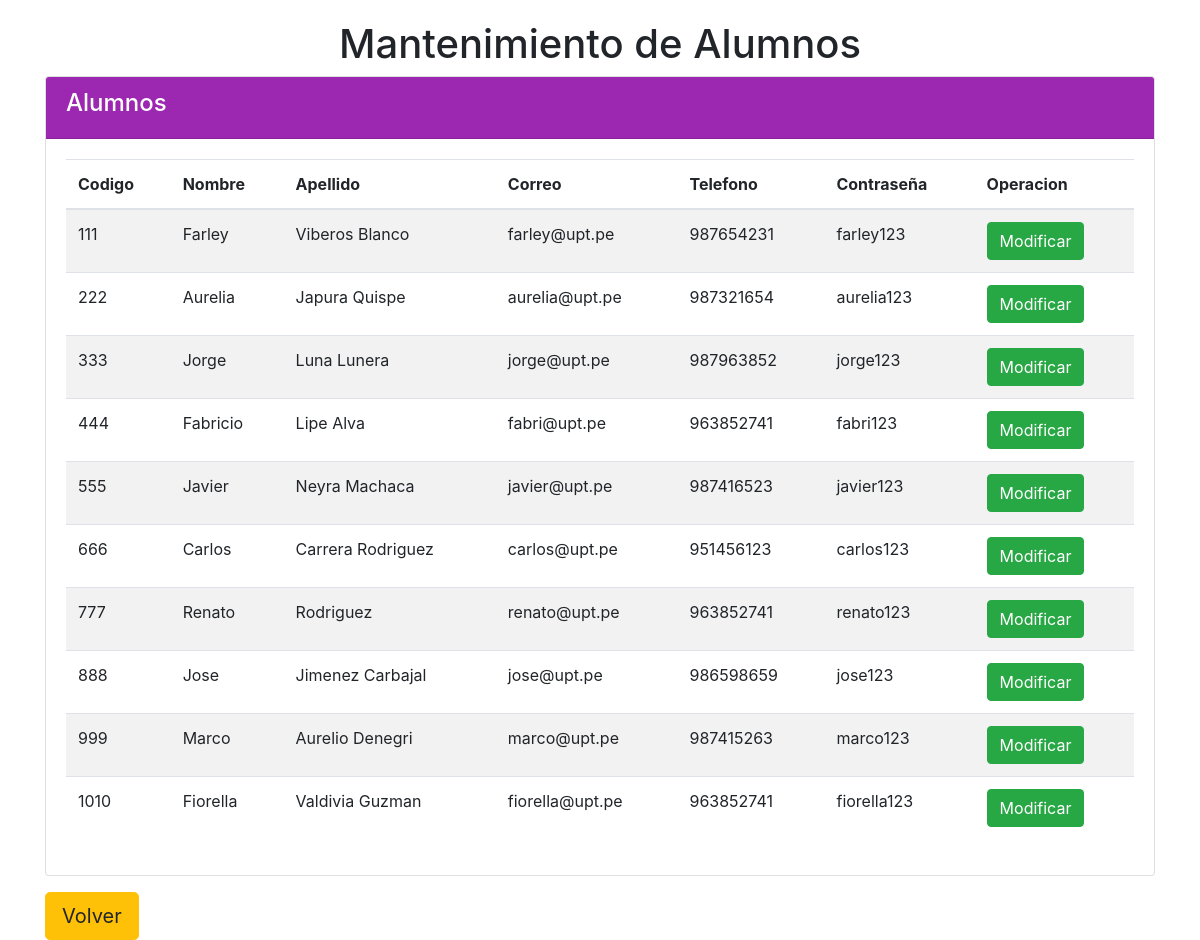
Screenshot of /vista/docente/formA_editaralumno.php with the database file from the repository.
### tables this page shows
CREATE TABLE IF NOT EXISTS `alumno` (
  `codalumno` int(11) NOT NULL,
  `nombre` varchar(50) DEFAULT NULL,
  `apellido` varchar(50) DEFAULT NULL,
  `correo` varchar(50) DEFAULT NULL,
  `telefono` int(11) DEFAULT NULL,
  `contraseña` varchar(50) DEFAULT NULL,
  `observa` varchar(200) DEFAULT NULL,
  PRIMARY KEY (`codalumno`)
);

### vista/docente/formA_editaralumno.php (the view, shortened to what this page needs)
<!doctype html>
<html>
<head>
  <link rel="stylesheet" href="https://maxcdn.bootstrapcdn.com/bootstrap/4.5.2/css/bootstrap.min.css">
  </head>
<body>
<div class="container">
<section>
<article>
  <?php
  $link = conectarse();
  $instruccion= "select alumno.codalumno, alumno.nombre, alumno.apellido, alumno.correo,
  alumno.telefono, alumno.contraseña
  from alumno";
  ?>
<center><h1>Mantenimiento de Alumnos</h1></center>
<div class="card">
  <div class="card-header">
    <h4>Alumnos</h4>
  </div>
  <div class="card-body">
    <div class="table-responsive">
<table class="table table-striped">
  <thead>
    <tr>
      <th>Codigo</th>
      <th>Nombre</th>
      <th>Apellido</th>
      <th>Correo</th>
      <th>Telefono</th>
      <th>Contraseña</th>
      <th>Operacion</th>
    </tr>
  </thead>
  <tbody>
  <?php
  $rs=mysqli_query($link, $instruccion) or die ("Fallo en la Consulta");
  while($campo=mysqli_fetch_array($rs))
  {
  ?>
  <tr>
  <td><?php echo $campo["codalumno"];?></td>
  <td><?php echo $campo["nombre"];?></td>
  <td><?php echo $campo["apellido"];?></td>
  <td><?php echo $campo["correo"];?></td>
  <td><?php echo $campo["telefono"];?></td>
  <td><?php echo $campo["contraseña"];?></td>
  <td><a class="btn btn-success" href="./formA_modificaralumno.php?cod=<?=$campo['codalumno']?>&nombre=<?= $campo['nombre']?>&apellido=<?= $campo['apellido']?>
  &tel=<?= $campo['telefono']?>&contra=<?= $campo['contraseña'] ?>&email=<?= $campo['correo']?>">Modificar</a></td>
  </tr>
  <?php
  }
  ?>
  </tbody>
  </table>
  </div>
  </div>
</div>
</article>
</section>
<a class="btn btn-warning btn-lg mt-3" href="./menu_alumno.php">
  <i class="fas fa-arrow-left"></i> Volver</a>
</div>
</body>
</html>

### vista/docente/formA_editaralumno.php (style rules this page uses)
.container { margin-top: 20px; }
.card-header { background-color: #9c27b0; color: white; }

### rows the page displays
alumno: codalumno "111", nombre "Farley", apellido "Viberos Blanco", correo "farley@upt.pe", telefono "987654231", contraseña "farley123"
alumno: codalumno "222", nombre "Aurelia", apellido "Japura Quispe", correo "aurelia@upt.pe", telefono "987321654", contraseña "aurelia123"
alumno: codalumno "333", nombre "Jorge", apellido "Luna Lunera", correo "jorge@upt.pe", telefono "987963852", contraseña "jorge123"
alumno: codalumno "444", nombre "Fabricio", apellido "Lipe Alva", correo "fabri@upt.pe", telefono "963852741", contraseña "fabri123"
alumno: codalumno "555", nombre "Javier", apellido "Neyra Machaca", correo "javier@upt.pe", telefono "987416523", contraseña "javier123"
alumno: codalumno "666", nombre "Carlos", apellido "Carrera Rodriguez", correo "carlos@upt.pe", telefono "951456123", contraseña "carlos123"
alumno: codalumno "777", nombre "Renato", apellido "Rodriguez", correo "renato@upt.pe", telefono "963852741", contraseña "renato123"
alumno: codalumno "888", nombre "Jose", apellido "Jimenez Carbajal", correo "jose@upt.pe", telefono "986598659", contraseña "jose123"
alumno: codalumno "999", nombre "Marco", apellido "Aurelio Denegri", correo "marco@upt.pe", telefono "987415263", contraseña "marco123"
alumno: codalumno "1010", nombre "Fiorella", apellido "Valdivia Guzman", correo "fiorella@upt.pe", telefono "963852741", contraseña "fiorella123"
